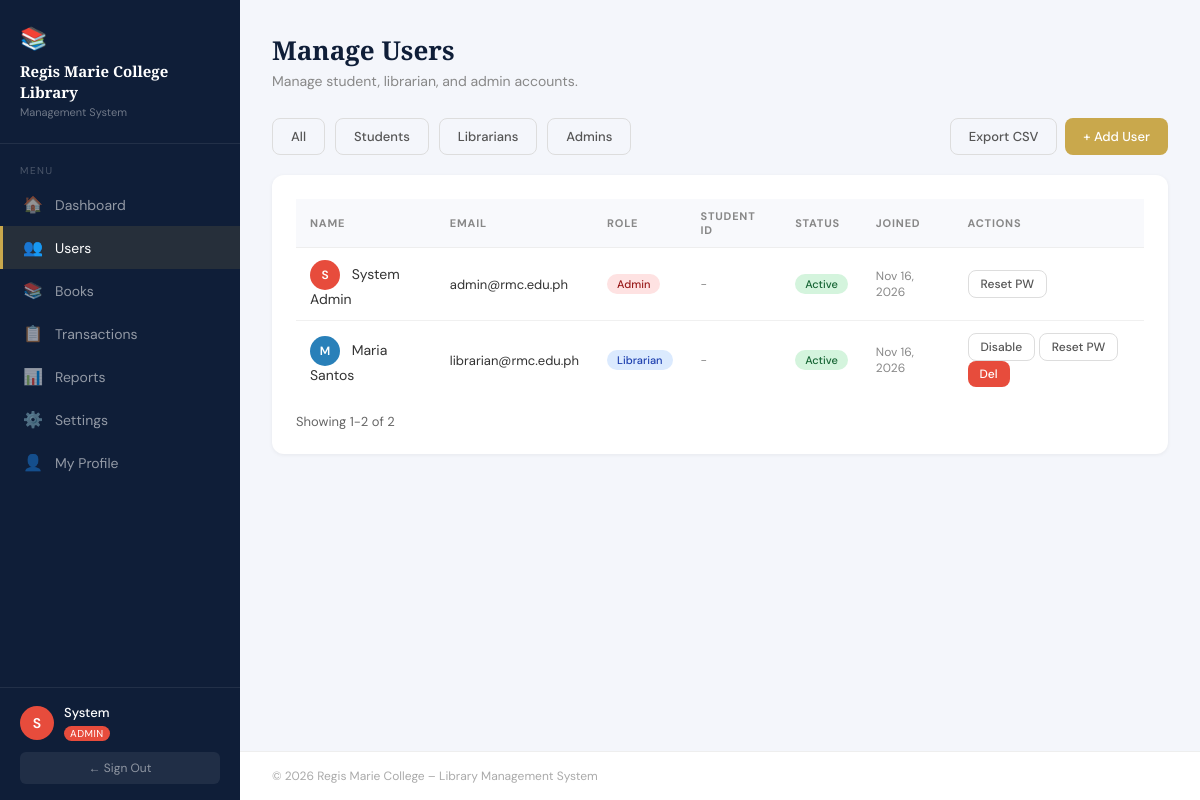
The page /admin/users.php (signed in) on the database its author committed.
### tables this page shows
CREATE TABLE IF NOT EXISTS users (
    id INT AUTO_INCREMENT PRIMARY KEY,
    student_id VARCHAR(20) UNIQUE,
    full_name VARCHAR(100) NOT NULL,
    email VARCHAR(100) UNIQUE NOT NULL,
    password VARCHAR(255) NOT NULL,
    role ENUM('admin', 'librarian', 'student') NOT NULL DEFAULT 'student',
    contact_number VARCHAR(20),
    address TEXT,
    status ENUM('active', 'inactive') DEFAULT 'active',
    created_at TIMESTAMP DEFAULT CURRENT_TIMESTAMP,
    updated_at TIMESTAMP DEFAULT CURRENT_TIMESTAMP ON UPDATE CURRENT_TIMESTAMP
);

### includes/config.php (called while the page is built, shortened)
<?php
function dbSelect($conn, $sql, $types = '', $params = []) {
    $stmt = $conn->prepare($sql);
    if ($types !== '') {
        $stmt->bind_param($types, ...$params);
    }
    $stmt->execute();
    return $stmt->get_result();
}
function initial($name) {
    $name = trim((string)$name);
    if ($name === '' || !preg_match('/^./us', $name, $matches)) {
        return '?';
    }
    return strtoupper($matches[0]);
}
?>

### admin/users.php (the view, shortened to what this page needs)
<?php
require_once '../includes/config.php';
require_once '../includes/pagination.php';
$activePage    = 'users';
$allowedRoles = ['student', 'librarian', 'admin'];
$role_filter = trim($_GET['role'] ?? '');
if (!in_array($role_filter, $allowedRoles, true)) {
    $role_filter = '';
}
$where = '';
$types = '';
$params = [];
$countRes = dbSelect($conn, "SELECT COUNT(*) c FROM users $where", $types, $params);
$totalUsers = (int)($countRes ? $countRes->fetch_assoc()['c'] : 0);
$pager = paginate($totalUsers, 20);
$sql = "SELECT * FROM users $where ORDER BY role, full_name LIMIT ? OFFSET ?";
$typesP = $types . 'ii';
$paramsP = array_merge($params, [$pager['per_page'], $pager['offset']]);
$users = dbSelect($conn, $sql, $typesP, $paramsP);
require_once '../includes/header.php';
?>
<div class="page-header">
  <h1>Manage Users</h1>
  <p>Manage student, librarian, and admin accounts.</p>
</div>
<div style="display:flex;justify-content:space-between;margin-bottom:20px;gap:12px;flex-wrap:wrap;">
  <div style="display:flex;gap:10px">
    <a href="users.php" class="btn btn-outline <?= !$role_filter?'btn-primary':'' ?>">All</a>
    <a href="?role=student" class="btn btn-outline <?= $role_filter==='student'?'btn-primary':'' ?>">Students</a>
    <a href="?role=librarian" class="btn btn-outline <?= $role_filter==='librarian'?'btn-primary':'' ?>">Librarians</a>
    <a href="?role=admin" class="btn btn-outline <?= $role_filter==='admin'?'btn-primary':'' ?>">Admins</a>
  </div>
  <div style="display:flex;gap:8px">
    <a class="btn btn-outline" href="<?= SITE_URL ?>/admin/exports/users.php?<?= http_build_query(array_intersect_key($_GET, array_flip(['role']))) ?>">Export CSV</a>
    <a href="?action=add" class="btn btn-gold">+ Add User</a>
  </div>
</div>
<div class="card">
  <div class="table-wrap">
    <table>
      <thead><tr><th>Name</th><th>Email</th><th>Role</th><th>Student ID</th><th>Status</th><th>Joined</th><th>Actions</th></tr></thead>
      <tbody>
      <?php if ($totalUsers === 0): ?>
        <tr><td colspan="7" style="text-align:center;color:#888;padding:24px">No results found.</td></tr>
      <?php else: while ($u = $users->fetch_assoc()): ?>
        <tr>
          <td>
            <div style="width:30px;height:30px;border-radius:50%;background:<?= ['admin'=>'#e74c3c','librarian'=>'#2980b9','student'=>'#27ae60'][$u['role']] ?>;display:inline-flex;align-items:center;justify-content:center;color:white;font-size:12px;font-weight:600;margin-right:8px;vertical-align:middle">
              <?= htmlspecialchars(initial($u['full_name'])) ?>
            </div>
            <?= htmlspecialchars($u['full_name']) ?>
          </td>
          <td style="font-size:13px"><?= htmlspecialchars($u['email']) ?></td>
          <td>
            <span class="badge <?= ['admin'=>'badge-danger','librarian'=>'badge-info','student'=>'badge-success'][$u['role']] ?>">
              <?= ucfirst($u['role']) ?>
            </span>
          </td>
          <td style="font-size:12px;color:#888"><?= htmlspecialchars($u['student_id'] ?? '-') ?></td>
          <td>
            <span class="badge <?= $u['status']==='active'?'badge-success':'badge-secondary' ?>">
              <?= ucfirst($u['status']) ?>
            </span>
          </td>
          <td style="font-size:12px;color:#888"><?= date('M d, Y', strtotime($u['created_at'])) ?></td>
          <td>
            <?php if ((int)$u['id'] !== (int)$_SESSION['user_id']): ?>
            <form method="POST" style="display:inline">
              <button type="submit" class="btn btn-sm btn-outline"><?= $u['status']==='active'?'Disable':'Enable' ?></button>
            </form>
            <?php endif; ?>
            <form method="POST" style="display:inline" onsubmit="return confirm(<?= htmlspecialchars(json_encode('Reset the password for ' . $u['full_name'] . '?'), ENT_QUOTES) ?>)">
              <button type="submit" class="btn btn-sm btn-outline">Reset PW</button>
            </form>
            <?php if ((int)$u['id'] !== (int)$_SESSION['user_id']): ?>
            <form method="POST" style="display:inline" onsubmit="return confirm('Delete this user?')">
              <button type="submit" class="btn btn-sm btn-danger">Del</button>
            </form>
            <?php endif; ?>
          </td>
        </tr>
      <?php endwhile; endif; ?>
      </tbody>
    </table>
  </div>
  <?= renderPagination($pager) ?>
</div>
<?php require_once '../includes/footer.php'; ?>

### includes/header.php (shortened to what this page needs)
<?php
$role = $_SESSION['user_role'] ?? '';
$name = $_SESSION['user_name'] ?? '';
$navItems = [];
if ($role === 'admin') {
    $navItems = [
        ['url' => SITE_URL.'/admin/dashboard.php',   'icon' => '🏠', 'label' => 'Dashboard',   'key' => 'dashboard'],
        ['url' => SITE_URL.'/admin/users.php',        'icon' => '👥', 'label' => 'Users',        'key' => 'users'],
        ['url' => SITE_URL.'/admin/books.php',        'icon' => '📚', 'label' => 'Books',        'key' => 'books'],
        ['url' => SITE_URL.'/admin/transactions.php', 'icon' => '📋', 'label' => 'Transactions', 'key' => 'transactions'],
        ['url' => SITE_URL.'/admin/reports.php',      'icon' => '📊', 'label' => 'Reports',      'key' => 'reports'],
        ['url' => SITE_URL.'/admin/settings.php',     'icon' => '⚙️', 'label' => 'Settings',     'key' => 'settings'],
        ['url' => SITE_URL.'/admin/profile.php',      'icon' => '👤', 'label' => 'My Profile',    'key' => 'profile'],
    ];
}
?>
<!DOCTYPE html>
<html lang="en">
<head>
</head>
<body>
<aside class="sidebar">
  <div class="sidebar-brand">
    <span class="book-icon">📚</span>
    <h3><?= htmlspecialchars(LIBRARY_NAME) ?></h3>
    <p>Management System</p>
  </div>
  <nav class="nav-section">
    <div class="nav-label">Menu</div>
    <?php foreach ($navItems as $item): ?>
      <a href="<?= $item['url'] ?>" class="nav-item <?= ($activePage ?? '') === $item['key'] ? 'active' : '' ?>">
        <span class="icon"><?= $item['icon'] ?></span>
        <?= htmlspecialchars($item['label']) ?>
      </a>
    <?php endforeach; ?>
  </nav>
  <div class="sidebar-user">
    <div class="user-info">
      <div class="user-avatar"><?= htmlspecialchars(initial($name)) ?></div>
      <div class="user-details">
        <div class="name"><?= htmlspecialchars(explode(' ', $name)[0]) ?></div>
        <span class="role-tag"><?= ucfirst($role) ?></span>
      </div>
    </div>
    <a href="<?= SITE_URL ?>/logout.php" class="btn-logout">← Sign Out</a>
  </div>
</aside>
<div class="content-wrap">
<main class="main">

### includes/pagination.php (shortened to what this page needs)
<?php
function paginate(int $total, int $perPage = 20): array {
    $perPage = max(1, $perPage);
    $pages = max(1, (int)ceil($total / $perPage));
    $page = isset($_GET['page']) ? (int)$_GET['page'] : 1;
    $offset = ($page - 1) * $perPage;
    $from = $total > 0 ? $offset + 1 : 0;
    $to = $total > 0 ? min($offset + $perPage, $total) : 0;
    return ['page'=>$page,'per_page'=>$perPage,'pages'=>$pages,'offset'=>$offset,'total'=>$total,'from'=>$from,'to'=>$to];
}
function renderPagination(array $p): string {
    $html = '<div style="display:flex;justify-content:space-between;align-items:center;gap:12px;margin-top:14px;flex-wrap:wrap">';
    $html .= '<div style="font-size:13px;color:#666">Showing ' . $p['from'] . '-' . $p['to'] . ' of ' . $p['total'] . '</div>';
    if ($p['pages'] <= 1) { $html .= '</div>'; return $html; }
    $html .= '<div style="display:flex;gap:6px;flex-wrap:wrap;align-items:center">';
    $html .= '</div></div>';
    return $html;
}
?>

### includes/footer.php (shortened to what this page needs)
</main>
<footer class="site-footer">
  © <?= date('Y') ?> Regis Marie College – Library Management System
</footer>
</div>
</body>
</html>

### rows shown on the page
users: full_name "S", full_name "System Admin", email "admin@rmc.edu.ph", role "Admin", student "-", status "Active", created_at "Nov 16, 2026"
users: full_name "M", full_name "Maria Santos", email "librarian@rmc.edu.ph", role "Librarian", student "-", status "Active", created_at "Nov 16, 2026", shows "Disable"

### other values the page prints
LIBRARY_NAME "Regis Marie College Library"
$item['icon'] "🏠"
$item['label'] "Dashboard"
$item['icon'] "👥"
$item['label'] "Users"
$item['icon'] "📚"
$item['label'] "Books"
$item['icon'] "📋"
$item['label'] "Transactions"
$item['icon'] "📊"
$item['label'] "Reports"
$item['icon'] "⚙️"
$item['label'] "Settings"
$item['icon'] "👤"
$item['label'] "My Profile"
